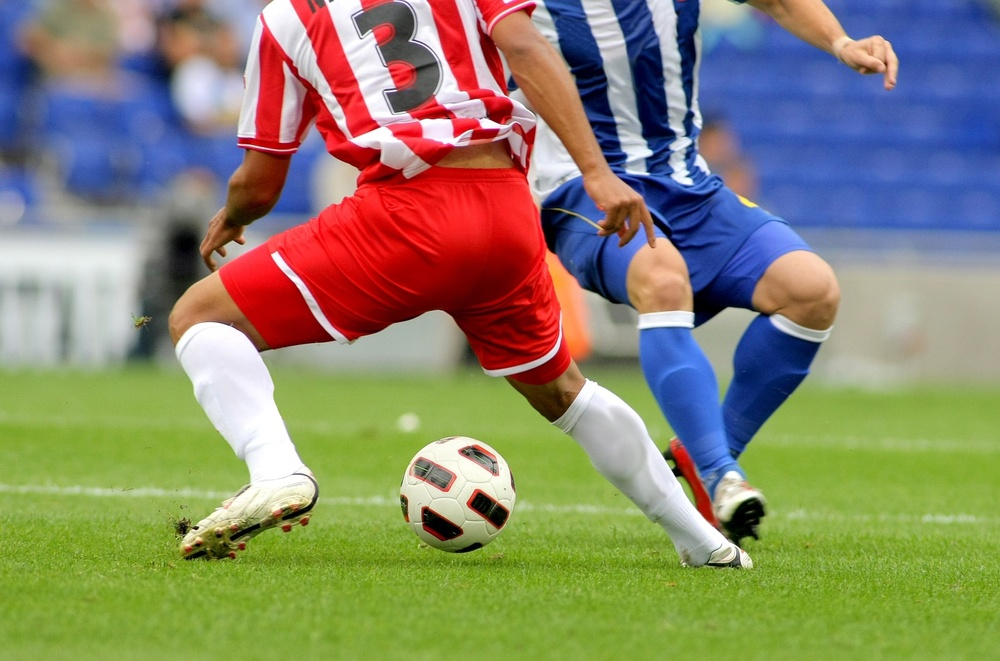
#> input picture d1.jpg, 1000 x 661 px, shrunk from 1434 x 948 before the run
$ python OpenCV_image.py
#> lines starting #> are read from the running program, lines starting #| are printed output that depends on the picture
import cv2
import numpy as np
img=cv2.imread('d1.jpg')
#> img is the input picture: shape (661, 1000, 3); mean B, G, R 107.3, 133.3, 136.8
if img is None:
    print("Image load failed")
    exit()
def cut(event,x,y,f,p):
    global sx,sy,ex,ey,img
    if event==cv2.EVENT_LBUTTONDOWN:
        sx,sy=x,y
    elif event==cv2.EVENT_LBUTTONUP:
        ex,ey=x,y
        img=img[sy:ey,sx:ex]
    cv2.imshow('img',img)
cv2.namedWindow('img')
cv2.imshow('img',img)
cv2.setMouseCallback('img',cut)
cv2.waitKey()


import numpy as np
old_im=img
gr_old=cv2.cvtColor(old_im,cv2.COLOR_BGR2GRAY)
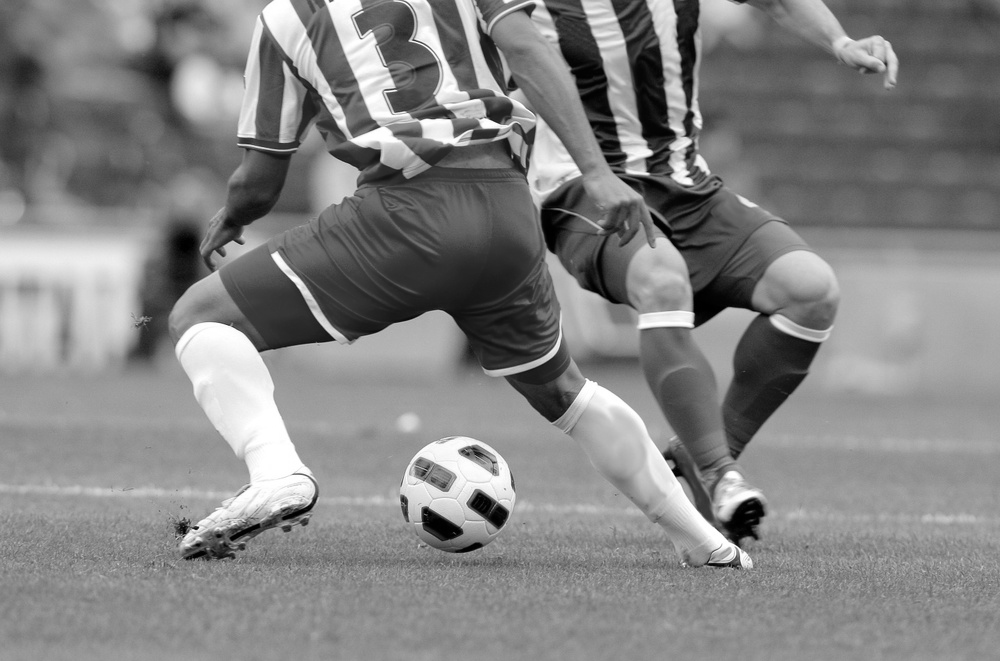
#> gr_old: shape (661, 1000); min 0, max 255, mean 131.4
new_im=cv2.imread('d1.jpg')
gr_new=cv2.cvtColor(new_im,cv2.COLOR_BGR2GRAY)
sift=cv2.SIFT_create()
old_kp,old_des=sift.detectAndCompute(gr_old,None)
#> old_kp = 1324 keypoints; strongest (x, y, size): (481, 503, 14.7), (196, 528, 2.7), (743, 522, 23.9), (487, 124, 7.8)
new_kp,new_des=sift.detectAndCompute(gr_new,None)
#> new_kp has the same summary as old_kp
print(len(old_kp),len(new_kp))
#| 1324 1324
flann_matcher=cv2.DescriptorMatcher_create(cv2.DescriptorMatcher_FLANNBASED)
knn_matcher=flann_matcher.knnMatch(old_des,new_des,2)
#> knn_matcher = 1324 matches
T=0.7
# print(knn_matcher[1][0].distance/knn_matcher[1][1].distance<T)
m_l=[]
for old_des,new_des in knn_matcher:
    if old_des.distance/new_des.distance<T:
        m_l.append(old_des)
#> after the loop, m_l = 1324 matches
mc_img=np.empty((new_im.shape[0],old_im.shape[1]+new_im.shape[1],3),np.uint8)
cv2.drawMatches(old_im,old_kp,new_im,new_kp,m_l,mc_img,flags=cv2.DrawMatchesFlags_NOT_DRAW_SINGLE_POINTS)
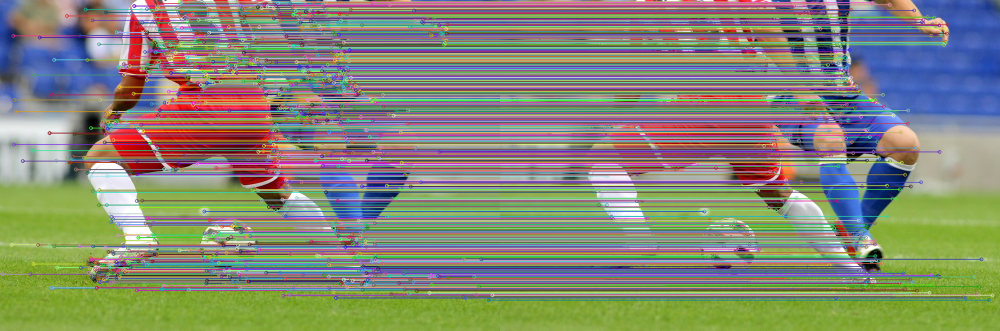
#> mc_img: shape (661, 2000, 3) (shown at 1/2 size); mean B, G, R 117.8, 135.3, 132.7
cv2.imshow("end_im",mc_img)
cv2.waitKey()
cv2.destroyAllWindows()
